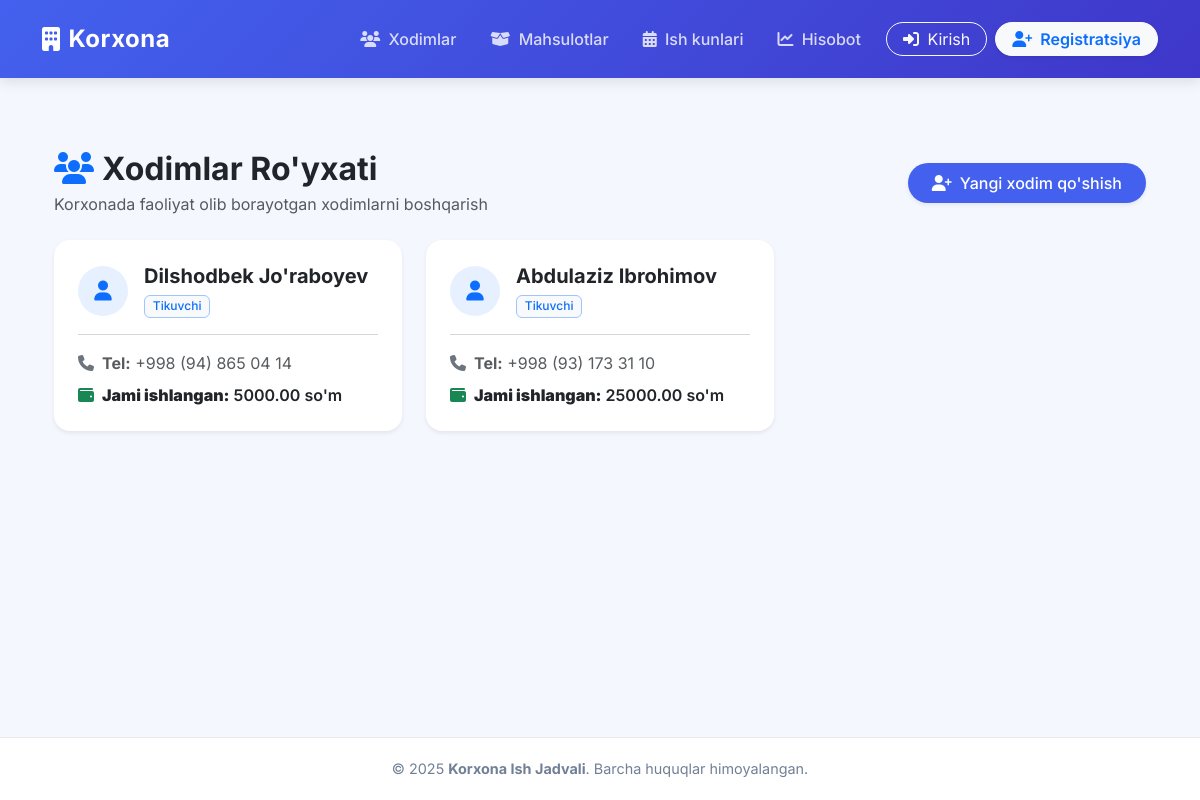
The app's page /xodimlar/ with its own data.
### ish/models.py (models this page shows, shortened)
class Xodim(models.Model):
    user = models.OneToOneField(User, on_delete=models.CASCADE, null=True, blank=True, related_name='xodim_profile')
    ism = models.CharField(max_length=100)
    familiya = models.CharField(max_length=100)
    bolim = models.CharField(max_length=100, blank=True, null=True)
    lavozim = models.CharField(max_length=100, blank=True, null=True)
    telefon = models.CharField(max_length=20, blank=True, null=True)
    ish_haqi = models.DecimalField(max_digits=10, decimal_places=2, default=0)
    ishga_kirilgan_sana = models.DateField(blank=True, null=True)
    is_approved = models.BooleanField(default=False, verbose_name="Admin tomonidan tasdiqlangan")
    class Meta:
        verbose_name = "Xodim"
        verbose_name_plural = "Xodimlar"
    def umumiy_maosh(self):
        ishlar = IshKuni.objects.filter(xodim=self)
        summa = sum(i.mahsulot.narxi * i.soni for i in ishlar)
        return summa

### ish/views.py (the view, shortened to what this page needs)
# urls.py: path("xodimlar/", views.xodimlar, name="xodimlar"),
def xodimlar(request):
    xodimlar = Xodim.objects.all().order_by('-id')
    for x in xodimlar:
        x.maosh = x.umumiy_maosh()
    return render(request, "xodimlar.html", {"xodimlar": xodimlar})

### ish/templates/xodimlar.html (shortened to what this page needs)
{% extends "base.html" %}
{% block content %}
<div class="container py-4">
    <div class="d-flex flex-wrap justify-content-between align-items-center mb-4 gap-3">
        <div>
            <h2 class="fw-bold mb-1 text-dark">
                <i class="fa-solid fa-users text-primary me-2"></i>Xodimlar Ro'yxati
            </h2>
            <p class="text-muted mb-0">Korxonada faoliyat olib borayotgan xodimlarni boshqarish</p>
        </div>
        <button type="button" class="btn btn-primary px-4 py-2 rounded-pill shadow-sm" data-bs-toggle="modal" data-bs-target="#addXodimModal">
            <i class="fa-solid fa-user-plus me-2"></i>Yangi xodim qo'shish
        </button>
    </div>
    <div class="row g-4">
        {% for x in xodimlar %}
        <div class="col-md-6 col-lg-4">
            <div class="card h-100 border-0 shadow-sm rounded-4 position-relative overflow-hidden">
                <div class="card-body p-4">
                    <div class="d-flex align-items-center mb-3">
                        <div class="bg-primary bg-opacity-10 text-primary rounded-circle d-flex align-items-center justify-content-center me-3" style="width: 50px; height: 50px;">
                            <i class="fa-solid fa-user fa-lg"></i>
                        </div>
                        <div>
                            <h5 class="fw-bold mb-1 text-dark">{{ x.ism }} {{ x.familiya }}</h5>
                            {% if x.lavozim %}
                            <span class="badge bg-light text-primary border border-primary-subtle fw-medium">{{ x.lavozim }}</span>
                            {% endif %}
                        </div>
                    </div>
                    <hr class="text-muted opacity-25 my-3">
                    <div class="space-y-2">
                        {% if x.telefon %}
                        <p class="card-text mb-2 text-muted fs-6">
                            <i class="fa-solid fa-phone me-2 text-secondary"></i><b>Tel:</b> {{ x.telefon }}
                        </p>
                        {% endif %}
                        {% if x.maosh %}
                        <p class="card-text mb-0 text-dark fw-semibold fs-6">
                            <i class="fa-solid fa-wallet me-2 text-success"></i><b>Jami ishlangan:</b> {{ x.maosh }} so'm
                        </p>
                        {% endif %}
                    </div>
                </div>
            </div>
        </div>
        {% endfor %}
    </div>
</div>
{% endblock %}

### ish/templates/base.html (style rules this page uses)
:root { --primary-color: #4361ee; --secondary-color: #3f37c9; --bg-color: #f4f7fe; --text-color: #2b2b2b; --card-bg: #ffffff; }
body { font-family: 'Inter', sans-serif; background-color: var(--bg-color); color: var(--text-color); display: flex; flex-direction: column; min-height: 100vh; }
.card { background: var(--card-bg); border: none; border-radius: 16px; box-shadow: 0 8px 24px rgba(149, 157, 165, 0.1); transition: transform 0.3s ease, box-shadow 0.3s ease; overflow: hidden; }
.btn-primary { background-color: var(--primary-color); border: none; border-radius: 8px; padding: 10px 20px; font-weight: 500; transition: all 0.3s ease; }

### records on screen
Xodim: ism "Dilshodbek", familiya "Jo'raboyev", lavozim "Tikuvchi", telefon "+998 (94) 865 04 14", maosh "5000.00"
Xodim: ism "Abdulaziz", familiya "Ibrohimov", lavozim "Tikuvchi", telefon "+998 (93) 173 31 10", maosh "25000.00"
